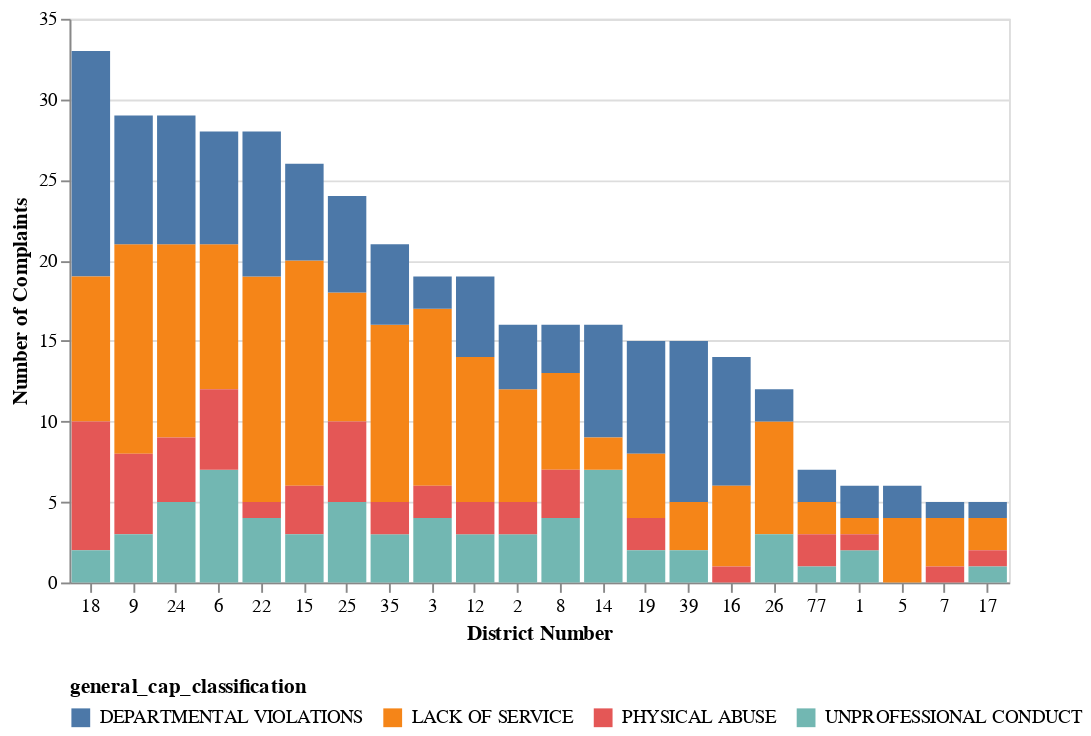

The code cell stored with this chart in its notebook:
### Code cell
top_7_chart = alt.Chart(top_7_data).mark_bar().encode(
    x = alt.X("district_occurrence:N", title = "District Number", axis = alt.Axis(labelAngle = 0), sort=alt.EncodingSortField(field="count", order="descending")),
    y = alt.Y("count", title = "Number of Complaints"),
    color = alt.Color("general_cap_classification:N",legend = alt.Legend(orient="bottom", direction = "horizontal")),
    tooltip = [alt.Tooltip("general_cap_classification:N", title="Complaint Type"), "count:Q"],
).properties(
    width = 500
)
top_7_chart

### Figure 1 — Vega-Lite specification as saved in the notebook (floating-point values rounded to 4 significant figures)
{"config": {"view": {"continuousWidth": 300, "continuousHeight": 300}}, "data": {"name": "data-0e5d1b05f27e1f07257fc326cb187ae2"}, "mark": {"type": "bar"}, "encoding": {"color": {"field": "general_cap_classification", "legend": {"direction": "horizontal", "orient": "bottom"}, "type": "nominal"}, "tooltip": [{"field": "general_cap_classification", "title": "Complaint Type", "type": "nominal"}, {"field": "count", "type": "quantitative"}], "x": {"axis": {"labelAngle": 0}, "field": "district_occurrence", "sort": {"field": "count", "order": "descending"}, "title": "District Number", "type": "nominal"}, "y": {"field": "count", "title": "Number of Complaints", "type": "quantitative"}}, "width": 500, "$schema": "https://vega.github.io/schema/vega-lite/v5.16.3.json", "datasets": {"data-0e5d1b05f27e1f07257fc326cb187ae2": [{"district_occurrence": 1, "general_cap_classification": "DEPARTMENTAL VIOLATIONS", "count": 2}, {"district_occurrence": 1, "general_cap_classification": "UNPROFESSIONAL CONDUCT", "count": 2}, {"district_occurrence": 1, "general_cap_classification": "LACK OF SERVICE", "count": 1}, {"district_occurrence": 1, "general_cap_classification": "PHYSICAL ABUSE", "count": 1}, {"district_occurrence": 2, "general_cap_classification": "LACK OF SERVICE", "count": 7}, {"district_occurrence": 2, "general_cap_classification": "DEPARTMENTAL VIOLATIONS", "count": 4}, {"district_occurrence": 2, "general_cap_classification": "UNPROFESSIONAL CONDUCT", "count": 3}, {"district_occurrence": 2, "general_cap_classification": "PHYSICAL ABUSE", "count": 2}, {"district_occurrence": 3, "general_cap_classification": "LACK OF SERVICE", "count": 11}, {"district_occurrence": 3, "general_cap_classification": "UNPROFESSIONAL CONDUCT", "count": 4}, {"district_occurrence": 3, "general_cap_classification": "DEPARTMENTAL VIOLATIONS", "count": 2}, {"district_occurrence": 3, "general_cap_classification": "PHYSICAL ABUSE", "count": 2}, {"district_occurrence": 5, "general_cap_classification": "LACK OF SERVICE", "count": 4}, {"district_occurrence": 5, "general_cap_classification": "DEPARTMENTAL VIOLATIONS", "count": 2}, {"district_occurrence": 6, "general_cap_classification": "LACK OF SERVICE", "count": 9}, {"district_occurrence": 6, "general_cap_classification": "DEPARTMENTAL VIOLATIONS", "count": 7}, {"district_occurrence": 6, "general_cap_classification": "UNPROFESSIONAL CONDUCT", "count": 7}, {"district_occurrence": 6, "general_cap_classification": "PHYSICAL ABUSE", "count": 5}, {"district_occurrence": 7, "general_cap_classification": "LACK OF SERVICE", "count": 3}, {"district_occurrence": 7, "general_cap_classification": "DEPARTMENTAL VIOLATIONS", "count": 1}, {"district_occurrence": 7, "general_cap_classification": "PHYSICAL ABUSE", "count": 1}, {"district_occurrence": 8, "general_cap_classification": "LACK OF SERVICE", "count": 6}, {"district_occurrence": 8, "general_cap_classification": "UNPROFESSIONAL CONDUCT", "count": 4}, {"district_occurrence": 8, "general_cap_classification": "DEPARTMENTAL VIOLATIONS", "count": 3}, {"district_occurrence": 8, "general_cap_classification": "PHYSICAL ABUSE", "count": 3}, {"district_occurrence": 9, "general_cap_classification": "LACK OF SERVICE", "count": 13}, {"district_occurrence": 9, "general_cap_classification": "DEPARTMENTAL VIOLATIONS", "count": 8}, {"district_occurrence": 9, "general_cap_classification": "PHYSICAL ABUSE", "count": 5}, {"district_occurrence": 9, "general_cap_classification": "UNPROFESSIONAL CONDUCT", "count": 3}, {"district_occurrence": 12, "general_cap_classification": "LACK OF SERVICE", "count": 9}, {"district_occurrence": 12, "general_cap_classification": "DEPARTMENTAL VIOLATIONS", "count": 5}, {"district_occurrence": 12, "general_cap_classification": "UNPROFESSIONAL CONDUCT", "count": 3}, {"district_occurrence": 12, "general_cap_classification": "PHYSICAL ABUSE", "count": 2}, {"district_occurrence": 14, "general_cap_classification": "DEPARTMENTAL VIOLATIONS", "count": 7}, {"district_occurrence": 14, "general_cap_classification": "UNPROFESSIONAL CONDUCT", "count": 7}, {"district_occurrence": 14, "general_cap_classification": "LACK OF SERVICE", "count": 2}, {"district_occurrence": 15, "general_cap_classification": "LACK OF SERVICE", "count": 14}, {"district_occurrence": 15, "general_cap_classification": "DEPARTMENTAL VIOLATIONS", "count": 6}, {"district_occurrence": 15, "general_cap_classification": "PHYSICAL ABUSE", "count": 3}, {"district_occurrence": 15, "general_cap_classification": "UNPROFESSIONAL CONDUCT", "count": 3}, {"district_occurrence": 16, "general_cap_classification": "DEPARTMENTAL VIOLATIONS", "count": 8}, {"district_occurrence": 16, "general_cap_classification": "LACK OF SERVICE", "count": 5}, {"district_occurrence": 16, "general_cap_classification": "PHYSICAL ABUSE", "count": 1}, {"district_occurrence": 17, "general_cap_classification": "LACK OF SERVICE", "count": 2}, {"district_occurrence": 17, "general_cap_classification": "DEPARTMENTAL VIOLATIONS", "count": 1}, {"district_occurrence": 17, "general_cap_classification": "PHYSICAL ABUSE", "count": 1}, {"district_occurrence": 17, "general_cap_classification": "UNPROFESSIONAL CONDUCT", "count": 1}, {"district_occurrence": 18, "general_cap_classification": "DEPARTMENTAL VIOLATIONS", "count": 14}, {"district_occurrence": 18, "general_cap_classification": "LACK OF SERVICE", "count": 9}, {"district_occurrence": 18, "general_cap_classification": "PHYSICAL ABUSE", "count": 8}, {"district_occurrence": 18, "general_cap_classification": "UNPROFESSIONAL CONDUCT", "count": 2}, {"district_occurrence": 19, "general_cap_classification": "DEPARTMENTAL VIOLATIONS", "count": 7}, {"district_occurrence": 19, "general_cap_classification": "LACK OF SERVICE", "count": 4}, {"district_occurrence": 19, "general_cap_classification": "PHYSICAL ABUSE", "count": 2}, {"district_occurrence": 19, "general_cap_classification": "UNPROFESSIONAL CONDUCT", "count": 2}, {"district_occurrence": 22, "general_cap_classification": "LACK OF SERVICE", "count": 14}, {"district_occurrence": 22, "general_cap_classification": "DEPARTMENTAL VIOLATIONS", "count": 9}, {"district_occurrence": 22, "general_cap_classification": "UNPROFESSIONAL CONDUCT", "count": 4}, {"district_occurrence": 22, "general_cap_classification": "PHYSICAL ABUSE", "count": 1}, {"district_occurrence": 24, "general_cap_classification": "LACK OF SERVICE", "count": 12}, {"district_occurrence": 24, "general_cap_classification": "DEPARTMENTAL VIOLATIONS", "count": 8}, {"district_occurrence": 24, "general_cap_classification": "UNPROFESSIONAL CONDUCT", "count": 5}, {"district_occurrence": 24, "general_cap_classification": "PHYSICAL ABUSE", "count": 4}, {"district_occurrence": 25, "general_cap_classification": "LACK OF SERVICE", "count": 8}, {"district_occurrence": 25, "general_cap_classification": "DEPARTMENTAL VIOLATIONS", "count": 6}, {"district_occurrence": 25, "general_cap_classification": "PHYSICAL ABUSE", "count": 5}, {"district_occurrence": 25, "general_cap_classification": "UNPROFESSIONAL CONDUCT", "count": 5}, {"district_occurrence": 26, "general_cap_classification": "LACK OF SERVICE", "count": 7}, {"district_occurrence": 26, "general_cap_classification": "UNPROFESSIONAL CONDUCT", "count": 3}, {"district_occurrence": 26, "general_cap_classification": "DEPARTMENTAL VIOLATIONS", "count": 2}, {"district_occurrence": 35, "general_cap_classification": "LACK OF SERVICE", "count": 11}, {"district_occurrence": 35, "general_cap_classification": "DEPARTMENTAL VIOLATIONS", "count": 5}, {"district_occurrence": 35, "general_cap_classification": "UNPROFESSIONAL CONDUCT", "count": 3}, {"district_occurrence": 35, "general_cap_classification": "PHYSICAL ABUSE", "count": 2}, {"district_occurrence": 39, "general_cap_classification": "DEPARTMENTAL VIOLATIONS", "count": 10}, {"district_occurrence": 39, "general_cap_classification": "LACK OF SERVICE", "count": 3}, {"district_occurrence": 39, "general_cap_classification": "UNPROFESSIONAL CONDUCT", "count": 2}, {"district_occurrence": 77, "general_cap_classification": "DEPARTMENTAL VIOLATIONS", "count": 2}, {"district_occurrence": 77, "general_cap_classification": "LACK OF SERVICE", "count": 2}, {"district_occurrence": 77, "general_cap_classification": "PHYSICAL ABUSE", "count": 2}, {"district_occurrence": 77, "general_cap_classification": "UNPROFESSIONAL CONDUCT", "count": 1}]}}
